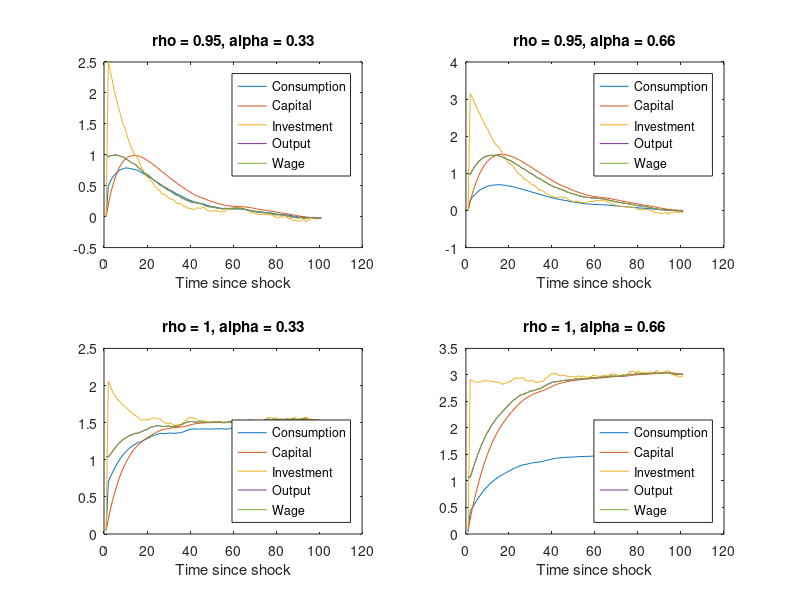

Recreate this plot in MATLAB.
% Title: Econ 210C Homework 2
% Author: Justin Abraham
% Notes: Log-linearized RBC model

clear; clc;
tic

%%%%%%%%%
% Setup %
%%%%%%%%%

reps = 5000;
shockt = round(reps*0.98);

alpha = 0.33;
beta = 0.99;
delta = 0.076;
rho = 0.95;
sigma = 0.007;

KYbar = 3.32;
CKbar = (1/KYbar) - delta;
YCbar = (1/KYbar) / CKbar;

gamma = 1/beta + 1 - CKbar*(1 - beta * (1 - delta))*(alpha - 1);

%%%%%%%%%%%%%%%%%%%%%%%%%%
% Reduced form solutions %
%%%%%%%%%%%%%%%%%%%%%%%%%%

nu_kk = (gamma - sqrt(gamma^2 - (4/beta))) / 2;
nu_ck = (CKbar^(-1))*((1/beta) - nu_kk);
nu_kz = (YCbar * (1-rho) + (1-beta*(1-delta))*rho) / ((CKbar^(-1))*(1-rho) + (CKbar^(-1))*((1/beta) - nu_kk) - (1-beta*(1-delta))*(alpha-1));
nu_cz = YCbar - ((CKbar^(-1)) * nu_kz);

%%%%%%%%%%%%%%%%%%%%%%
% Initialize vectors %
%%%%%%%%%%%%%%%%%%%%%%

epsilon = sigma*randn(reps, 1);

Z = zeros(reps, 1);
C = zeros(reps, 1);
K = zeros(reps, 1);
I = zeros(reps, 1);
Y = zeros(reps, 1);
w = zeros(reps, 1);
r = zeros(reps, 1);

%%%%%%%%%%%%%%
% Simulation %
%%%%%%%%%%%%%%

for t = 2:reps

    if t == shockt
        Z(t) = Z(t-1) + 1;
    else
        Z(t) = rho*Z(t-1) + epsilon(t);
    end

    C(t) = nu_ck*K(t-1) + nu_cz*Z(t-1);
    K(t) = nu_kk*K(t-1) + nu_kz*Z(t-1);
    I(t) = (1/delta)*(K(t) - (1-delta)*K(t-1));
    Y(t) = Z(t) + alpha*K(t-1);
    w(t) = Z(t) + alpha*K(t-1);

end

subplot(2, 2, 1), plot(C(shockt:end, 1))

hold on
subplot(2, 2, 1), plot(K(shockt:end, 1))
subplot(2, 2, 1), plot(I(shockt:end, 1))
subplot(2, 2, 1), plot(Y(shockt:end, 1))
subplot(2, 2, 1), plot(w(shockt:end, 1))
hold off

title('rho = 0.95, alpha = 0.33'); xlabel('Time since shock'); legend('Consumption', 'Capital', 'Investment', 'Output', 'Wage', 'Location','northeast');


%%%%%%%%%%%%%%%%%%%%%%%%%%%%
% rho = 0.95, alpha = 0.66 %
%%%%%%%%%%%%%%%%%%%%%%%%%%%%

alpha = 0.66;
beta = 0.99;
delta = 0.076;
rho = 0.95;
sigma = 0.007;

KYbar = 3.32;
CKbar = (1/KYbar) - delta;
YCbar = (1/KYbar) / CKbar;

gamma = 1/beta + 1 - CKbar*(1 - beta * (1 - delta))*(alpha - 1);

nu_kk = (gamma - sqrt(gamma^2 - (4/beta))) / 2;
nu_ck = (CKbar^(-1))*((1/beta) - nu_kk);
nu_kz = (YCbar * (1-rho) + (1-beta*(1-delta))*rho) / ((CKbar^(-1))*(1-rho) + (CKbar^(-1))*((1/beta) - nu_kk) - (1-beta*(1-delta))*(alpha-1));
nu_cz = YCbar - ((CKbar^(-1)) * nu_kz);

epsilon = sigma*randn(reps, 1);

C = zeros(reps, 1);
K = zeros(reps, 1);
I = zeros(reps, 1);
Y = zeros(reps, 1);
w = zeros(reps, 1);
r = zeros(reps, 1);

for t = 2:reps

    C(t) = nu_ck*K(t-1) + nu_cz*Z(t-1);
    K(t) = nu_kk*K(t-1) + nu_kz*Z(t-1);
    I(t) = (1/delta)*(K(t) - (1-delta)*K(t-1));
    Y(t) = Z(t) + alpha*K(t-1);
    w(t) = Z(t) + alpha*K(t-1);

end

subplot(2, 2, 2), plot(C(shockt:end, 1))

hold on
subplot(2, 2, 2), plot(K(shockt:end, 1))
subplot(2, 2, 2), plot(I(shockt:end, 1))
subplot(2, 2, 2), plot(Y(shockt:end, 1))
subplot(2, 2, 2), plot(w(shockt:end, 1))
hold off

title('rho = 0.95, alpha = 0.66'); xlabel('Time since shock'); legend('Consumption', 'Capital', 'Investment', 'Output', 'Wage', 'Location','northeast');

%%%%%%%%%%%%%%%%%%%%%%%%%
% rho = 1, alpha = 0.33 %
%%%%%%%%%%%%%%%%%%%%%%%%%

alpha = 0.33;
beta = 0.99;
delta = 0.076;
rho = 1;
sigma = 0.007;

KYbar = 3.32;
CKbar = (1/KYbar) - delta;
YCbar = (1/KYbar) / CKbar;

gamma = 1/beta + 1 - CKbar*(1 - beta * (1 - delta))*(alpha - 1);

nu_kk = (gamma - sqrt(gamma^2 - (4/beta))) / 2;
nu_ck = (CKbar^(-1))*((1/beta) - nu_kk);
nu_kz = (YCbar * (1-rho) + (1-beta*(1-delta))*rho) / ((CKbar^(-1))*(1-rho) + (CKbar^(-1))*((1/beta) - nu_kk) - (1-beta*(1-delta))*(alpha-1));
nu_cz = YCbar - ((CKbar^(-1)) * nu_kz);

epsilon = sigma*randn(reps, 1);

Z = zeros(reps, 1);
C = zeros(reps, 1);
K = zeros(reps, 1);
I = zeros(reps, 1);
Y = zeros(reps, 1);
w = zeros(reps, 1);
r = zeros(reps, 1);

for t = 2:reps

    if t == shockt
        Z(t) = Z(t-1) + 1;
    else
        Z(t) = rho*Z(t-1) + epsilon(t);
    end

    C(t) = nu_ck*K(t-1) + nu_cz*Z(t-1);
    K(t) = nu_kk*K(t-1) + nu_kz*Z(t-1);
    I(t) = (1/delta)*(K(t) - (1-delta)*K(t-1));
    Y(t) = Z(t) + alpha*K(t-1);
    w(t) = Z(t) + alpha*K(t-1);

end

subplot(2, 2, 3), plot(C(shockt:end, 1))

hold on
subplot(2, 2, 3), plot(K(shockt:end, 1))
subplot(2, 2, 3), plot(I(shockt:end, 1))
subplot(2, 2, 3), plot(Y(shockt:end, 1))
subplot(2, 2, 3), plot(w(shockt:end, 1))
hold off

title('rho = 1, alpha = 0.33'); xlabel('Time since shock'); legend('Consumption', 'Capital', 'Investment', 'Output', 'Wage', 'Location','southeast');

%%%%%%%%%%%%%%%%%%%%%%%%%
% rho = 1, alpha = 0.66 %
%%%%%%%%%%%%%%%%%%%%%%%%%

alpha = 0.66;
beta = 0.99;
delta = 0.076;
rho = 1;
sigma = 0.007;

KYbar = 3.32;
CKbar = (1/KYbar) - delta;
YCbar = (1/KYbar) / CKbar;

gamma = 1/beta + 1 - CKbar*(1 - beta * (1 - delta))*(alpha - 1);

nu_kk = (gamma - sqrt(gamma^2 - (4/beta))) / 2;
nu_ck = (CKbar^(-1))*((1/beta) - nu_kk);
nu_kz = (YCbar * (1-rho) + (1-beta*(1-delta))*rho) / ((CKbar^(-1))*(1-rho) + (CKbar^(-1))*((1/beta) - nu_kk) - (1-beta*(1-delta))*(alpha-1));
nu_cz = YCbar - ((CKbar^(-1)) * nu_kz);

epsilon = sigma*randn(reps, 1);

C = zeros(reps, 1);
K = zeros(reps, 1);
I = zeros(reps, 1);
Y = zeros(reps, 1);
w = zeros(reps, 1);
r = zeros(reps, 1);

for t = 2:reps

    C(t) = nu_ck*K(t-1) + nu_cz*Z(t-1);
    K(t) = nu_kk*K(t-1) + nu_kz*Z(t-1);
    I(t) = (1/delta)*(K(t) - (1-delta)*K(t-1));
    Y(t) = Z(t) + alpha*K(t-1);
    w(t) = Z(t) + alpha*K(t-1);

end

subplot(2, 2, 4), plot(C(shockt:end, 1))

hold on
subplot(2, 2, 4), plot(K(shockt:end, 1))
subplot(2, 2, 4), plot(I(shockt:end, 1))
subplot(2, 2, 4), plot(Y(shockt:end, 1))
subplot(2, 2, 4), plot(w(shockt:end, 1))
hold off

title('rho = 1, alpha = 0.66'); xlabel('Time since shock'); legend('Consumption', 'Capital', 'Investment', 'Output', 'Wage', 'Location','southeast');

set(gcf, 'Units', 'Normalized', 'OuterPosition', [0, 0, 0.6, 0.8]);
